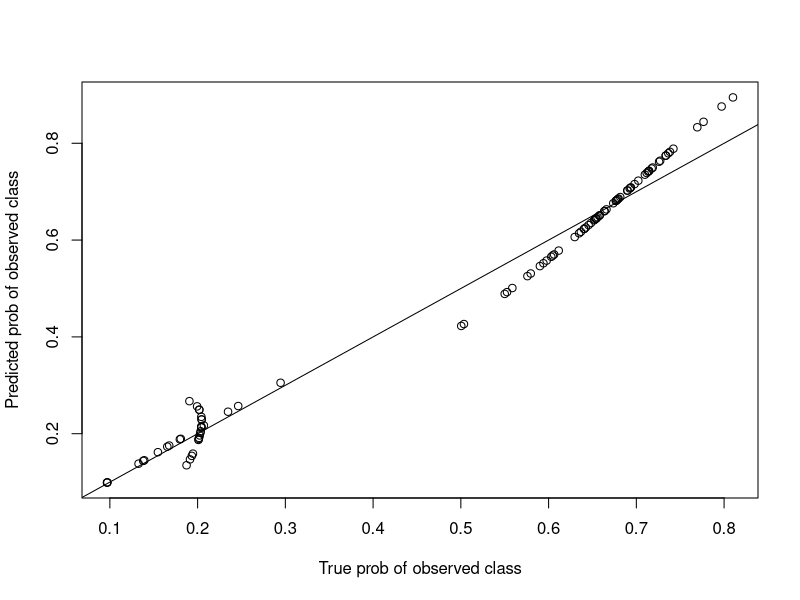
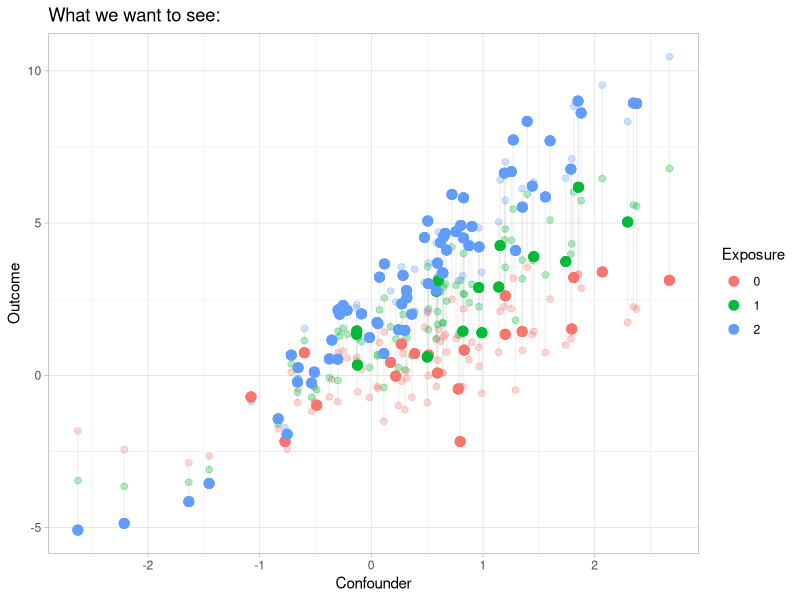
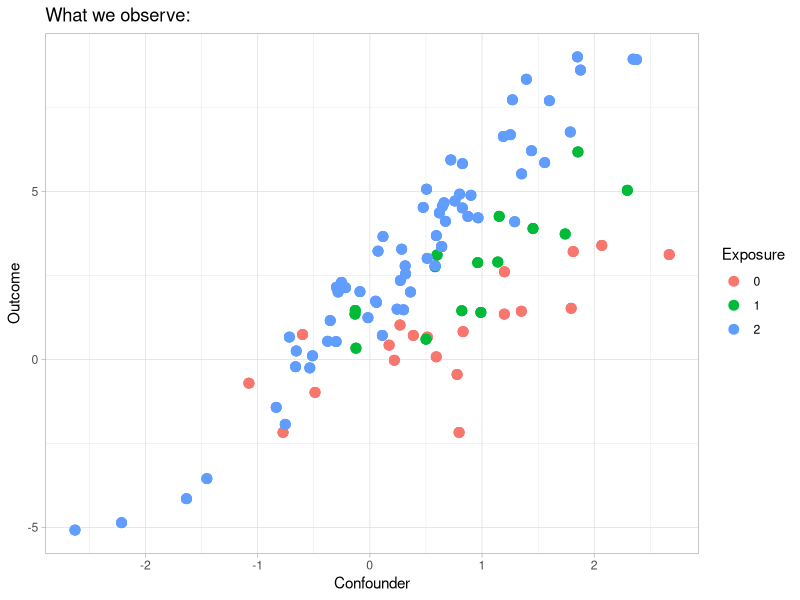
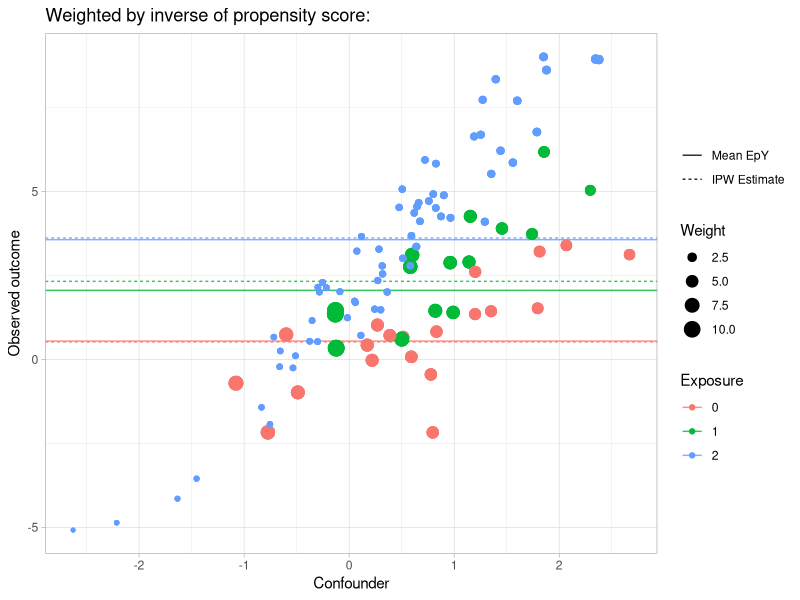
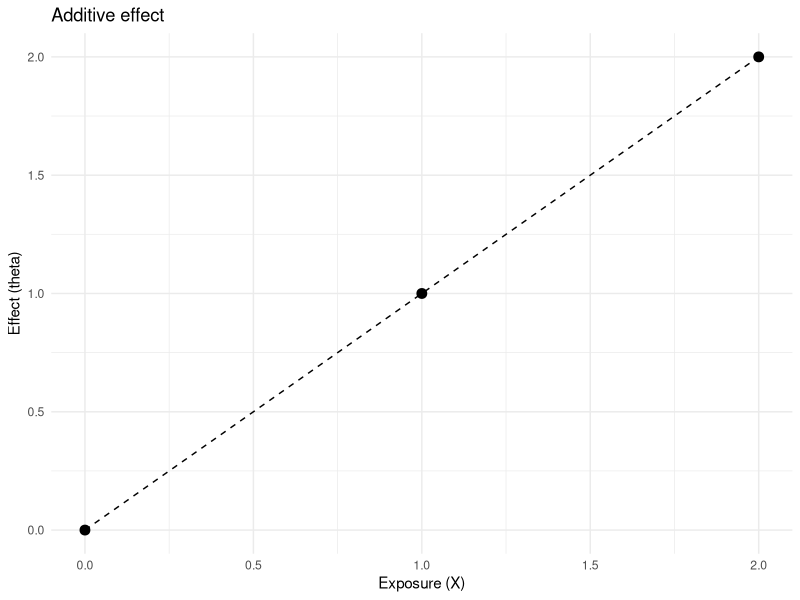
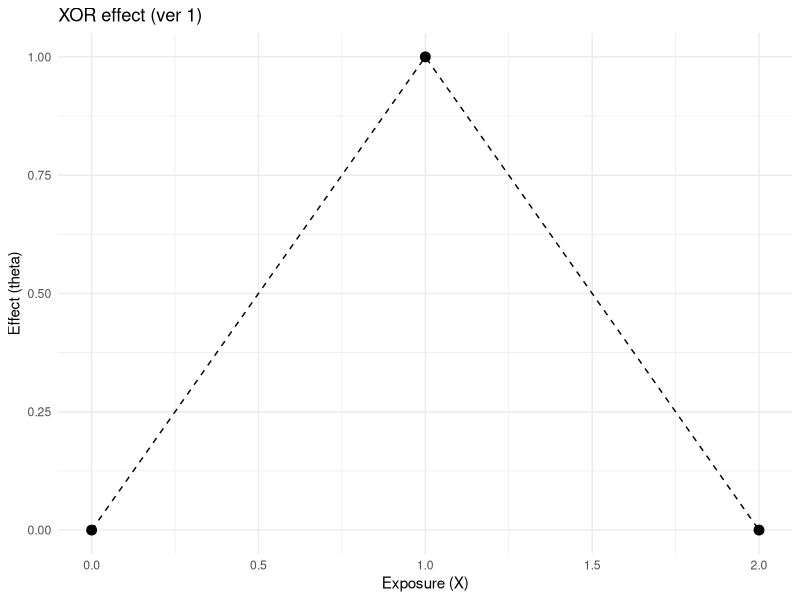
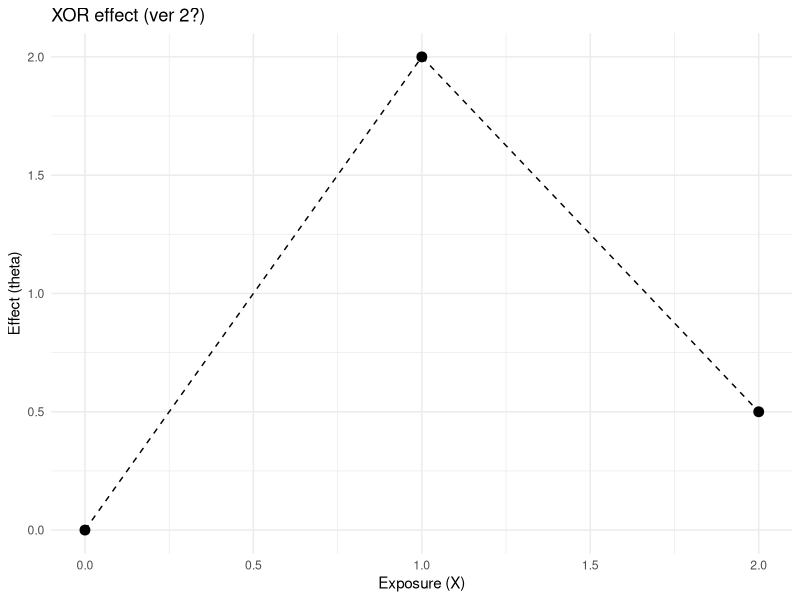
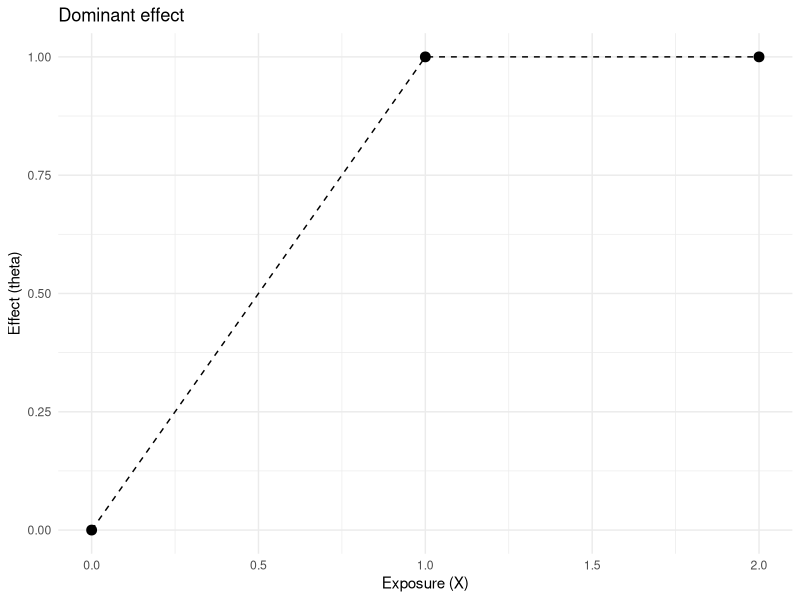

The R script that drew these images, in order:
## ---- chunk 1
knitr::opts_chunk$set(echo = TRUE)
library(tidyverse)
## ---- chunk 2
set.seed(123123)
n <- 100

# confounder
U <- rnorm(n, mean = 0.5)

# potential outcomes
eps <- rnorm(n)
ffunc <- function(.x, .u) return(.x + .u + .x*.u)
Y2 <- ffunc(2, U) + eps
Y1 <- ffunc(1, U) + eps
Y0 <- ffunc(0, U) + eps
EY2 <- mean(Y2)  ## theoretical: EY2 = 3.5
EY1 <- mean(Y1)  ## theoretical: EY1 = 2
EY0 <- mean(Y0)  ## theoretical: EY0 = 0.5

# treatment assignment: multinomial logistic regression (softmax)
## .sls: list of linear predictors (s). It should contain (K-1) lists, and the element of each list is an n-vector of the linear predictors of the k-th level (1 <= k < K)
softmax <- function(.sls) {
  K <- length(.sls) + 1  ## number of levels
  
  exps.mat <- sapply(.sls, exp)  ## exp(LinearPredictor), n by (K-1)
  Z <- rowSums(exps.mat) + 1  ## denominator
  
  prob.mat <- cbind(1, exps.mat) / Z
  return(prob.mat)
}

xi.ls <- list(rnorm(2), rnorm(2, mean = -0.1))
LinearPred.ls <- lapply(xi.ls, function(.xi) .xi[1] + .xi[2]*U)
probs <- softmax(LinearPred.ls)
X <- t(apply(probs, 1, function(pr) {rmultinom(1, 1, prob = pr)})) ## n by K

# observed outcome
Y <- X[,(0+1)] * Y0 + X[,(1+1)] * Y1 + X[,(2+1)] * Y2
## ---- chunk 3
# Inverse Probability Weighting

## Propensity score model: multinomial logistic regression model
library(nnet)
mn.fit <- multinom(X ~ U)
ProbPred <- predict(mn.fit, type = "probs")

# par(mfrow=c(1,3))
# for (j in 1 : 3) {
#   plot(probs[,j], ProbPred[,j], 
#        xlab = paste( "True prob of class", (j-1) ),
#        ylab = paste( "Predicted prob of class", (j-1)) )
#   abline(a=0, b=1)
# }

probs.obs <- rowSums(X * probs)
ProbPred.obs <- rowSums(X * ProbPred)
plot(probs.obs, ProbPred.obs, 
     xlab = "True prob of observed class",
     ylab = "Predicted prob of observed class")
abline(a=0, b=1)

W <- 1 / ProbPred.obs
estEY0 <- sum(W * X[,(0+1)] * Y) / sum(W * X[,(0+1)])
estEY1 <- sum(W * X[,(1+1)] * Y) / sum(W * X[,(1+1)])
estEY2 <- sum(W * X[,(2+1)] * Y) / sum(W * X[,(2+1)])
## ---- chunk 4
#| message: false
#| echo: false

ind <- 1 : n

arrow_df <- data.frame(Y = Y[ind], U = U[ind], 
                       Y0 = Y0[ind], Y1 = Y1[ind], Y2 = Y2[ind]) %>%
  mutate(X = as.factor( apply( X[ind,], 1, 
                               function(.r) .r %*% as.matrix(0:2) )) )
point_df <- arrow_df %>% 
  mutate(W = W[ind]) %>%
  pivot_longer(cols = Y0:Y2, 
               values_to = "PO_val", names_to = "PO_name") %>%
  mutate(Y_PO_name = paste0("Y", X))

ggplot() +
  geom_segment(data = arrow_df,
               aes(x = U, xend = U, y = Y0, yend = Y2),
               color = "gray", alpha = 0.2) +
  geom_point(data = point_df, 
             aes(x = U, y = PO_val, color = PO_name), 
             size = 2, alpha = 0.3) + 
  geom_point(data = point_df, 
             aes(x = U, y = Y, color = Y_PO_name), size = 3) +
  labs(x = "Confounder", y = "Outcome", color = "Exposure", 
       title = "What we want to see:") + 
  scale_color_discrete(labels = c("0", "1", "2")) + 
  theme_light()
## ---- chunk 5
ggplot() +
  geom_point(data = point_df, aes(x = U, y = Y, color = X), size = 3) +
  labs(x = "Confounder", y = "Outcome", color = "Exposure", 
       title = "What we observe:") + 
  scale_colour_discrete(labels = c("0", "1", "2")) + 
  theme_light()
## ---- chunk 6
#| echo: false

line_df <- data.frame(X = as.factor(c("0", "1", "2")), 
                      EY = c(EY0, EY1, EY2), 
                      estEY = c(estEY0, estEY1, estEY2)) %>%
  pivot_longer(cols = EY:estEY, names_to = "class") %>%
  mutate(class = as.factor(class))

ggplot() +
  geom_hline(data = line_df, aes(yintercept = value, color = X, 
                                 linetype = fct_rev(class)),
             alpha = 0.8) + 
  geom_point(data = point_df, aes(x = U, y = Y, color = X, 
                                  size = W)) +
  labs(x = "Confounder", y = "Observed outcome", color = "Exposure", 
       linetype = "", size = "Weight", 
       title = "Weighted by inverse of propensity score:") + 
  scale_size(range = c(1, 5)) +
  scale_colour_discrete(labels = c("0", "1", "2")) + 
  scale_linetype_discrete(labels = c("Mean EpY", "IPW Estimate")) +
  theme_light()
## ---- chunk 7
#| echo: false
 
data.frame(x = 0:2, 
           y = 0:2) %>%
  ggplot(aes(x = x, y = y)) + 
  geom_point(size = 3) + 
  geom_line(linetype = 2) + 
  labs(x = "Exposure (X)", y = "Effect (theta)", 
       title = "Additive effect") + 
  theme_minimal()
## ---- chunk 8
#| echo: false

data.frame(x = 0:2, 
           y = c(0, 1, 0)) %>%
  ggplot(aes(x = x, y = y)) + 
  geom_point(size = 3) + 
  geom_line(linetype = 2) + 
  labs(x = "Exposure (X)", y = "Effect (theta)", 
       title = "XOR effect (ver 1)") + 
  theme_minimal()

data.frame(x = 0:2, 
           y = c(0, 2, 0.5)) %>%
  ggplot(aes(x = x, y = y)) + 
  geom_point(size = 3) + 
  geom_line(linetype = 2) + 
  labs(x = "Exposure (X)", y = "Effect (theta)", 
       title = "XOR effect (ver 2?)") + 
  theme_minimal()
## ---- chunk 9
#| echo: false

data.frame(x = 0:2, y = c(0, 1, 1)) %>%
  ggplot(aes(x = x, y = y)) + 
  geom_point(size = 3) + 
  geom_line(linetype = 2) + 
  labs(x = "Exposure (X)", y = "Effect (theta)", 
       title = "Dominant effect") + 
  theme_minimal()
## ---- chunk 10
#| echo: false

data.frame(x = 0:2, y = rep(0, times = 3)) %>%
  ggplot(aes(x = x, y = y)) + 
  geom_point(size = 3) + 
  geom_line(linetype = 2) + 
  labs(x = "Exposure (X)", y = "Effect (theta)", 
       title = "Null effect") + 
  theme_minimal()
## ---- chunk 11
## Compare the two standard deviation estimates
set.seed(234)
nBoots <- 200
thetahat <- matrix(nrow = nBoots, ncol = 3)
for (B in 1 : nBoots) {
  boot.ind <- sample.int(nrow(X), size = nrow(X), replace = T)
  Xboot <- X[boot.ind, , drop=F]
  Yboot <- Y[boot.ind]
  Wboot <- W[boot.ind]
  
 thetahat[B,] <- colSums(sweep(Xboot, 1, Wboot*Yboot, "*")) / colSums(sweep(Xboot, 1, Wboot, "*"))
}

## (1) Bootstrap variance of ATE (direct). 
deltahat <- cbind(
  delta1 = thetahat[,(1+1)] - thetahat[,(0+1)],
  delta2 = thetahat[,(2+1)] - thetahat[,(0+1)]
)
deltahat_var_v1 <- apply(deltahat, 2, var)
deltahat_var_v1

zscore_v1 <- c(
  (estEY1 - estEY0) / sqrt(deltahat_var_v1["delta1"]),
  (estEY2 - estEY0) / sqrt(deltahat_var_v1["delta2"])
)
print("zscore:")
zscore_v1

## (2) two sample t-test with unequal variance assumption
thetahat_var <- apply(thetahat, 2, var)
nsamples <- colSums(X)

deltahat_var_v2 <- c(
  delta1 = thetahat_var[(0+1)] / nsamples[(0+1)] + thetahat_var[(1+1)] / nsamples[(1+1)],
  delta2 = thetahat_var[(0+1)] / nsamples[(0+1)] + thetahat_var[(2+1)] / nsamples[(2+1)]
)
deltahat_var_v2

tscore_v2 <- c(
  (estEY1 - estEY0) / sqrt(deltahat_var_v2["delta1"]),
  (estEY2 - estEY0) / sqrt(deltahat_var_v2["delta2"])
)
print("tscore:")
tscore_v2
